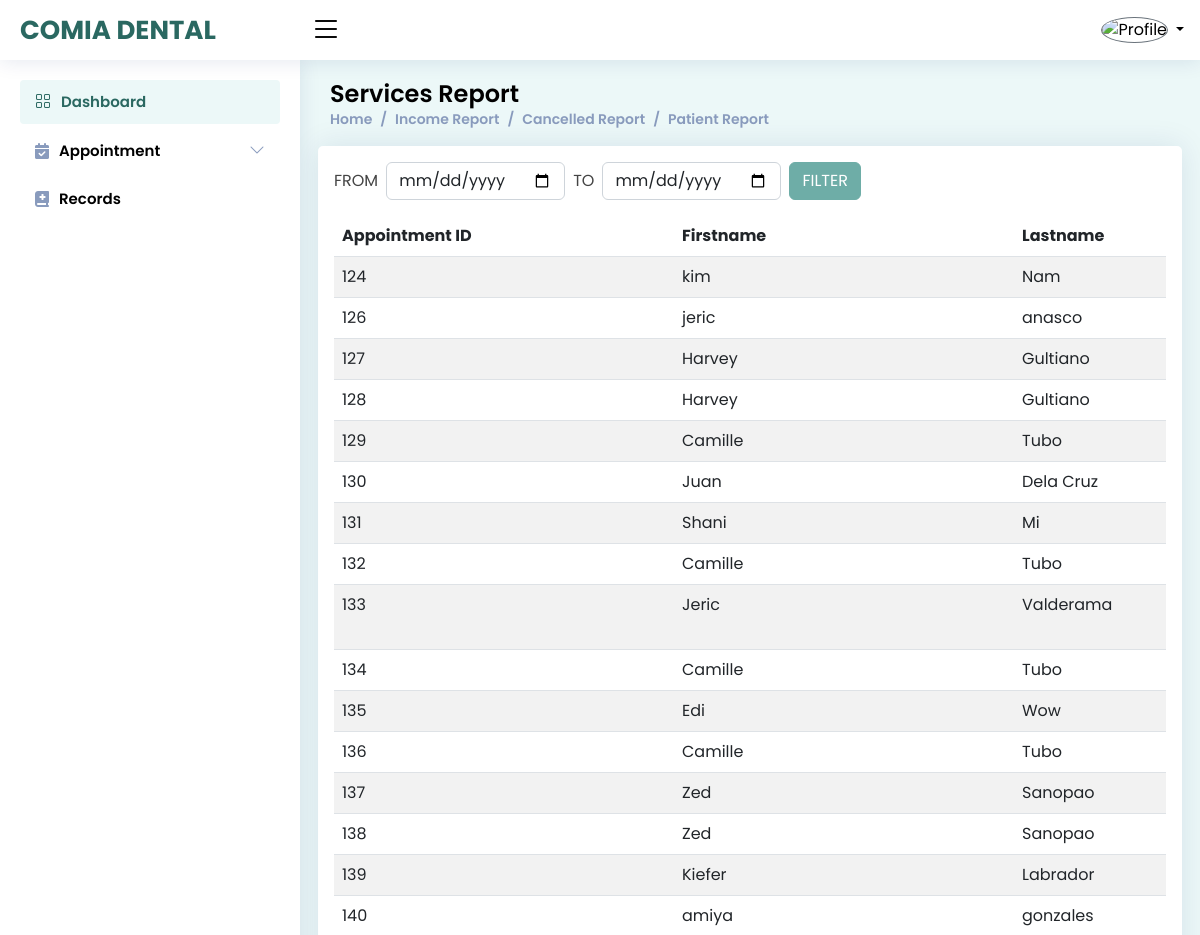
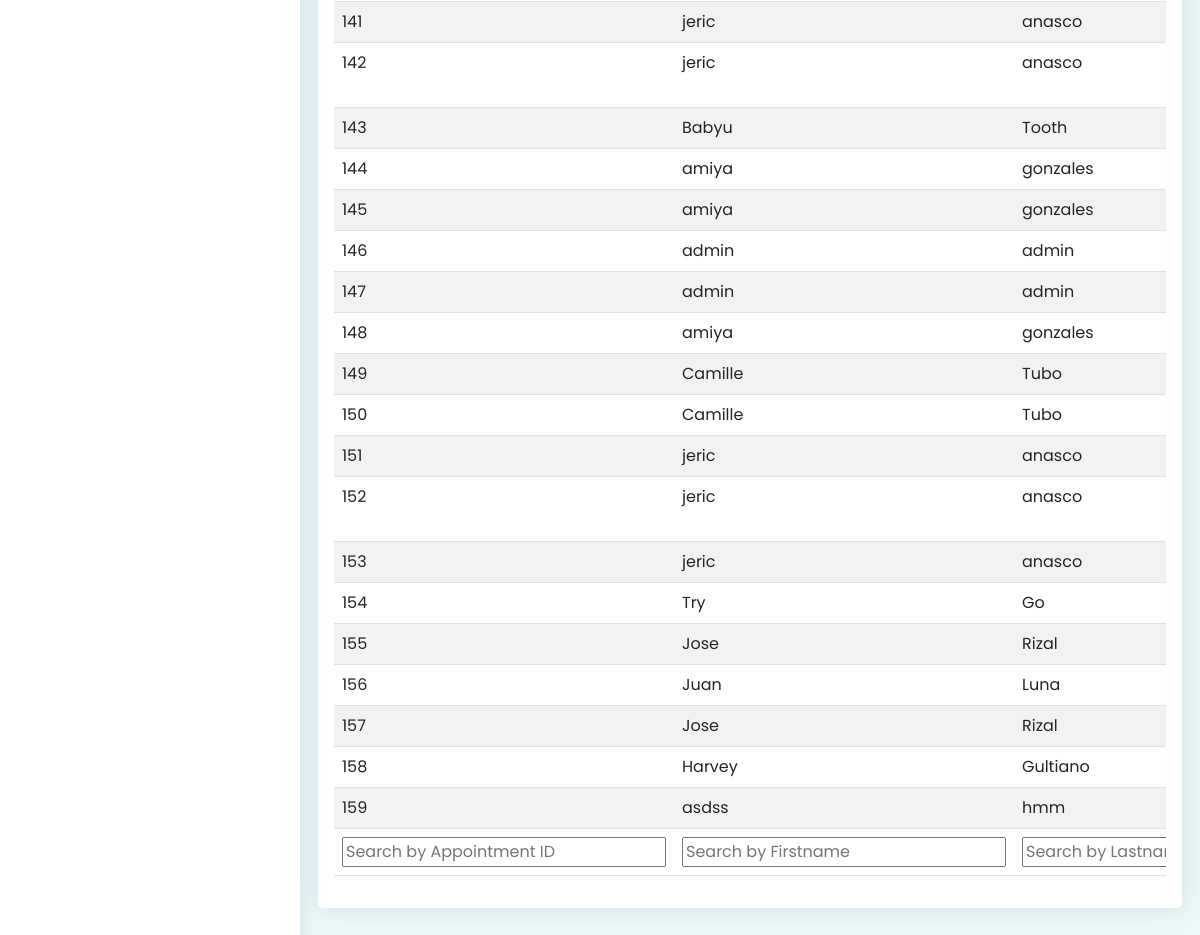
/admin/services.php (signed in), run on an earlier commit of the app's database (2 pictures, top to bottom).
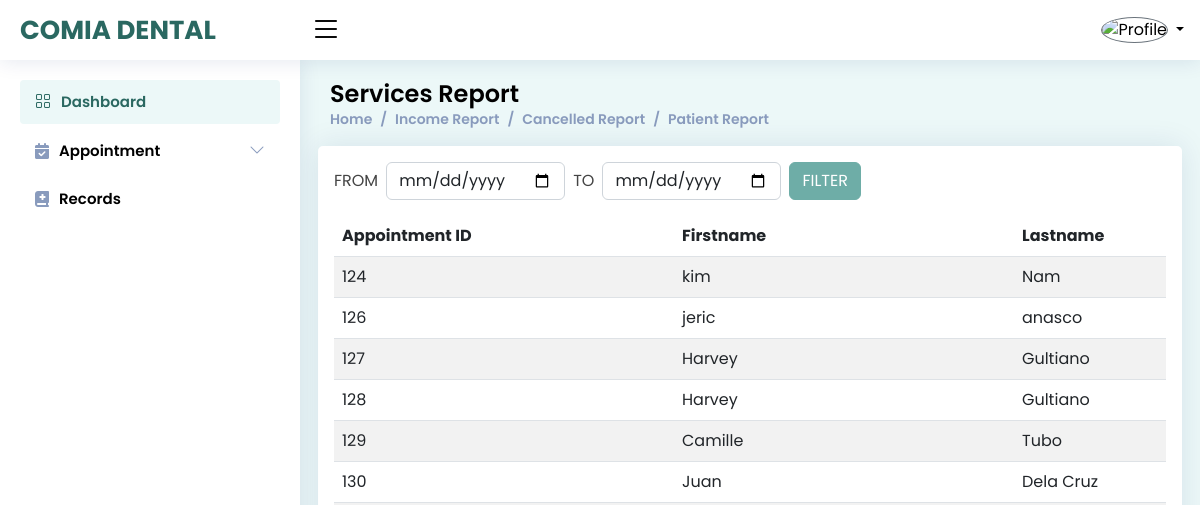
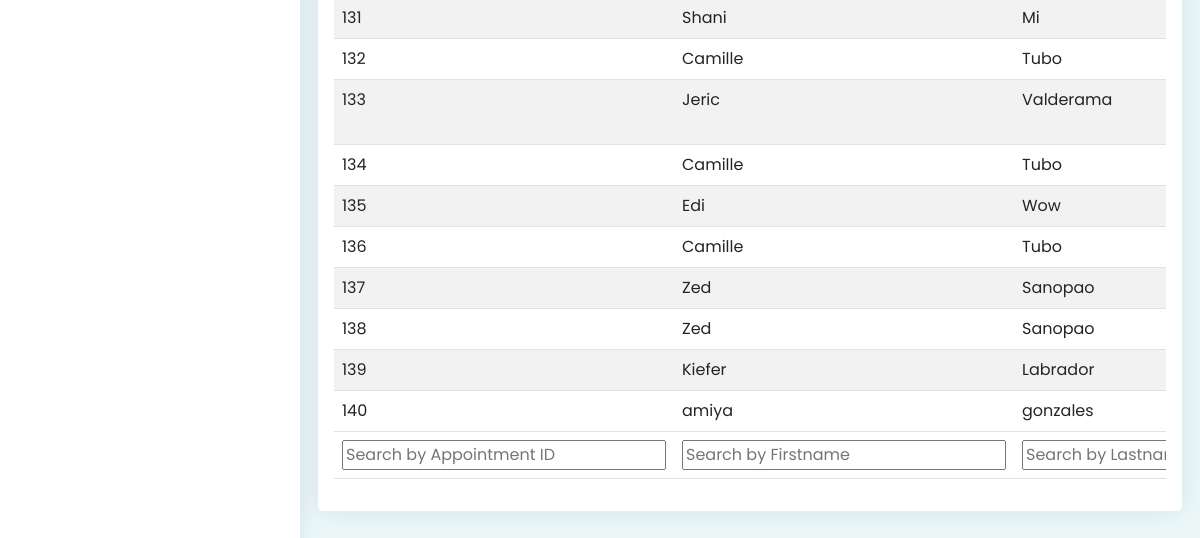
And on a later commit of the database (2 pictures, top to bottom).
### tables this page shows
CREATE TABLE `tbl_appointment` (
  `appointment_id` int(11) NOT NULL,
  `user_id` int(11) NOT NULL,
  `firstname` varchar(255) NOT NULL,
  `lastname` varchar(255) NOT NULL,
  `gender` varchar(255) NOT NULL,
  `age` int(11) NOT NULL,
  `contact` varchar(255) NOT NULL,
  `appointment_date` date NOT NULL,
  `appointment_time` time NOT NULL,
  `service` varchar(255) NOT NULL,
  `dentist` varchar(255) NOT NULL,
  `status` varchar(255) NOT NULL,
  `description` varchar(255) NOT NULL,
  `payment` decimal(10,2) NOT NULL,
  `date_completed` date NOT NULL,
  `time_completed` time NOT NULL,
  `reason` varchar(255) NOT NULL,
  `reason2` varchar(55) NOT NULL,
  `request` text NOT NULL,
  `diagram` text NOT NULL,
  `isStatus` int(1) DEFAULT NULL
);

### admin/services.php (the view, shortened to what this page needs)
<?php
include './components/head_css.php';
include './components/component-top.php';
?>
<main id="main" class="main">
    <div class="pagetitle">
        <h1>Services Report</h1>
        <nav>
            <ol class="breadcrumb">
                <li class="breadcrumb-item"><a href="index.php">Home</a></li>
                <li class="breadcrumb-item"><a href="reports.php">Income Report</a></li>
                <li class="breadcrumb-item active"><a href="cancelled.php">Cancelled Report</a></li>
                <li class="breadcrumb-item "><a href="patient.php">Patient Report</a></li>
            </ol>
        </nav>
    </div>
    <section>
        <div class="row">
            <div class="card p-3">
                <div class="col-md-8 col-lg-6 d-flex gap-2 align-items-center pb-3">
                    <span>FROM</span>
                    <input type="date" class="form-control" name="start_date" id="start_date">
                    <span>TO</span>
                    <input type="date" class="form-control"  name="end_date" id="end_date">
                    <input class="btn btn-success custom_btn date_submit" type="button" value="FILTER">
                </div>
                <div class="table-responsive">
                    <table class="table table-striped" id="example" style="width:100%">
                        <thead>
                            <tr  >
                                <th>Appointment ID</th>
                                <th>Firstname</th>
                                <th>Lastname</th>
                            </tr>
                        </thead>
                        <tfoot>
                            <tr  >
                                <th>Appointment ID</th>
                                <th>Firstname</th>
                                <th>Lastname</th>
                            </tr>
                        <tbody>
                            <?php
                            $query = mysqli_query($conn, "SELECT * FROM tbl_appointment WHERE status = 'COMPLETED'");
                            while ($row = mysqli_fetch_array($query)){
                            ?>
                    <tr>
                        <td><?php echo $row['appointment_id'] ?></td>
                        <td><?php echo $row['firstname'] ?></td>
                        <td><?php echo $row['lastname'] ?></td>
                    </tr>
                    <?php }  ?>
                        </tbody>
                    </table>
                </div>
            </div>
        </div>
    </section>
</main>
<?php include './components/component-bottom.php'; ?>

What changed in the data, as far as the page shows it:
no longer on this page (row edited): tbl_appointment: appointment_id "141", firstname "jeric", lastname "anasco"
no longer on this page (row edited): tbl_appointment: appointment_id "142", firstname "jeric", lastname "anasco"
no longer on this page (row edited): tbl_appointment: appointment_id "143", firstname "Babyu", lastname "Tooth"
no longer on this page (row edited): tbl_appointment: appointment_id "144", firstname "amiya", lastname "gonzales"
removed tbl_appointment: appointment_id "145", firstname "amiya", lastname "gonzales"
removed tbl_appointment: appointment_id "146", firstname "admin", lastname "admin"
removed tbl_appointment: appointment_id "147", firstname "admin", lastname "admin"
removed tbl_appointment: appointment_id "148", firstname "amiya", lastname "gonzales"
removed tbl_appointment: appointment_id "149", firstname "Camille", lastname "Tubo"
removed tbl_appointment: appointment_id "150", firstname "Camille", lastname "Tubo"
removed tbl_appointment: appointment_id "151", firstname "jeric", lastname "anasco"
removed tbl_appointment: appointment_id "152", firstname "jeric", lastname "anasco"
removed tbl_appointment: appointment_id "153", firstname "jeric", lastname "anasco"
removed tbl_appointment: appointment_id "154", firstname "Try", lastname "Go"
removed tbl_appointment: appointment_id "155", firstname "Jose", lastname "Rizal"
removed tbl_appointment: appointment_id "156", firstname "Juan", lastname "Luna"
removed tbl_appointment: appointment_id "157", firstname "Jose", lastname "Rizal"
removed tbl_appointment: appointment_id "158", firstname "Harvey", lastname "Gultiano"
removed tbl_appointment: appointment_id "159", firstname "asdss", lastname "hmm"
